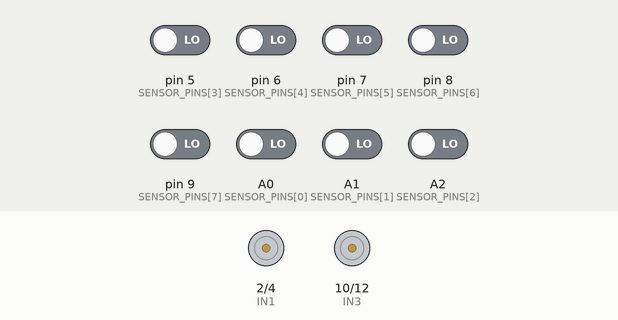
A sketch run on a simulated Arduino Uno, built with avr-gcc and run on an emulated ATmega328P. On the bench: motor-driver pin pairs drawn as motors (green arrow = first pin HIGH = forward, orange = second pin HIGH = backward, longer = more drive, scaled by the enable pin). Inputs (shaded band) come from the test bench; at power-on: A0 (SENSOR_PINS[0]), A1 (SENSOR_PINS[1]), A2 (SENSOR_PINS[2]), pin 5 (SENSOR_PINS[3]), pin 6 (SENSOR_PINS[4]), pin 7 (SENSOR_PINS[5]), pin 8 (SENSOR_PINS[6]), pin 9 (SENSOR_PINS[7]) LOW.

Above: at 3.2 s.
3.3 s: pin 9 (SENSOR_PINS[7]) driven HIGH
At 4.5 s:
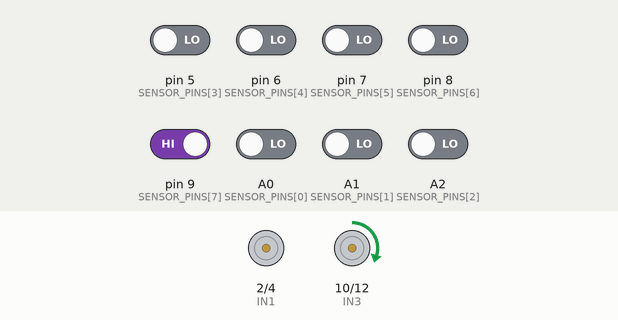
4.8 s: pin 5 (SENSOR_PINS[3]) driven HIGH
At 5.7 s:
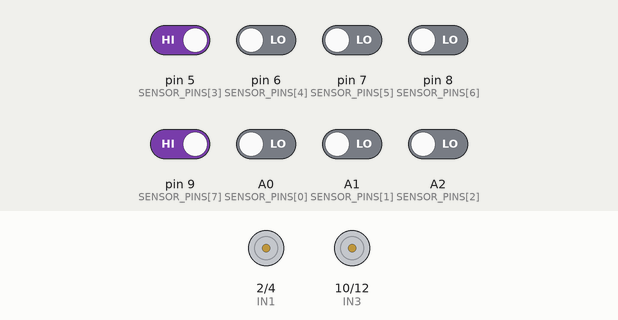
6.3 s: pin 5 (SENSOR_PINS[3]) driven LOW
At 6.9 s:
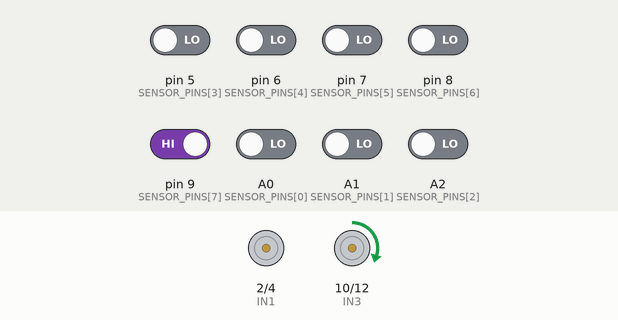
7.8 s: pin 6 (SENSOR_PINS[4]) driven HIGH
At 9.0 s:
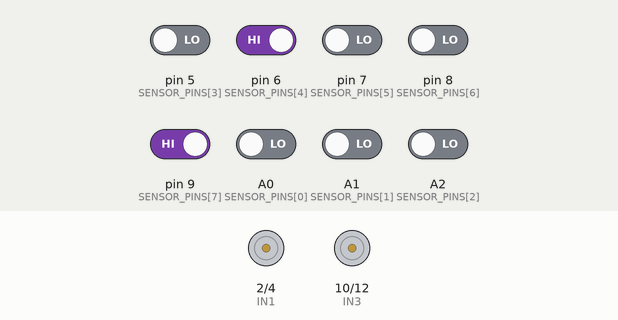
9.3 s: pin 5 (SENSOR_PINS[3]) driven HIGH and pin 9 (SENSOR_PINS[7]) driven LOW
At 10.4 s:
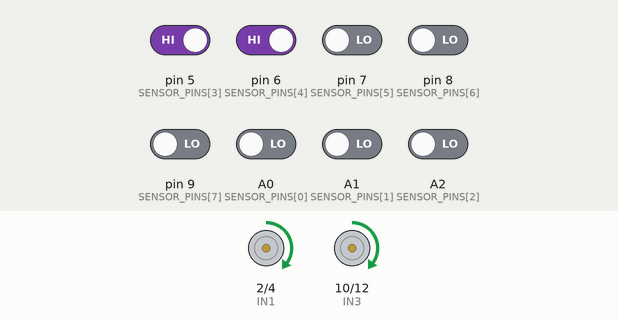
10.8 s: A2 (SENSOR_PINS[2]) driven HIGH
At 11.5 s:
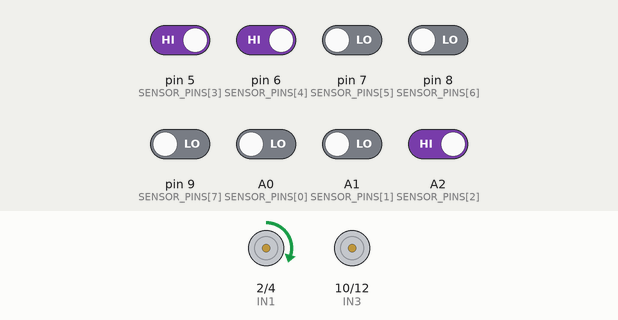
Timing chart, 0 to 13.3 s (numbered marks = the images above; inputs shaded):
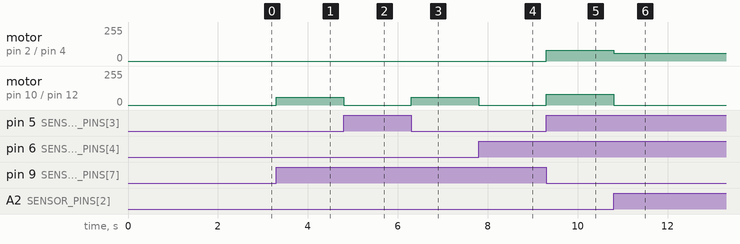

The sketch:

phase1_line_follower.ino
```cpp
/*
 * 8-Sensor Line Follower - Electronova 2026 (Team Error 404)
 * Board  : Arduino Uno (or compatible)
 * Driver : L298N dual H-bridge
 * Sensor : 8-channel IR array (digital outputs)
 * Logic  : black line = 1, white surface = 0
 */

// ---- Sensor pins (left -> right) ----
const int SENSOR_PINS[8] = {A0, A1, A2, 5, 6, 7, 8, 9};
int s[8];

// ---- L298N motor driver pins ----
const int ENA = 3;   // Left motor speed (PWM)
const int IN1 = 2;
const int IN2 = 4;
const int ENB = 11;  // Right motor speed (PWM)
const int IN3 = 10;
const int IN4 = 12;

// ---- Speeds (0-255) ----
const int SPEED_FORWARD = 80;
const int SPEED_TURN    = 60;

// Function prototypes (so the sketch also builds in PlatformIO / VS Code)
bool match(int a, int b, int c, int d, int e, int f, int g, int h);
void forward();
void right();
void left();
void motor_stop();

void setup() {
  for (int i = 0; i < 8; i++) pinMode(SENSOR_PINS[i], INPUT);
  pinMode(IN1, OUTPUT); pinMode(IN2, OUTPUT);
  pinMode(IN3, OUTPUT); pinMode(IN4, OUTPUT);
  Serial.begin(9600);
  delay(2000);  // time to place the robot on the track
}

void loop() {
  for (int i = 0; i < 8; i++) s[i] = digitalRead(SENSOR_PINS[i]);

  // Uncomment to calibrate / debug sensors from Serial Monitor
  // for (int i = 0; i < 8; i++) { Serial.print(s[i]); Serial.print(' '); }
  // Serial.println(); delay(200);

  // Pattern -> action (same patterns as the original hackathon code)
  if (match(0,0,0,1,1,0,0,0) || match(0,0,1,1,1,1,0,0) || match(0,1,1,1,1,1,1,0)) {
    forward();
  }
  else if (
    match(0,1,1,1,1,1,1,1) || match(0,0,1,1,1,1,1,1) || match(0,0,0,1,1,1,1,1) ||
    match(0,0,0,0,1,1,1,1) || match(0,0,0,0,0,1,1,1) || match(0,0,0,0,0,0,1,1) ||
    match(0,0,0,0,0,0,0,1) || match(0,0,0,0,0,1,1,0) || match(0,0,0,0,1,1,0,0) ||
    match(0,0,0,0,1,1,1,0) || match(0,0,0,1,1,1,0,0) || match(0,0,0,1,1,1,1,0) ||
    match(0,0,1,1,1,1,1,0)) {
    right();
  }
  else if (
    match(1,1,1,1,1,1,1,0) || match(1,1,1,1,1,1,0,0) || match(1,1,1,1,1,0,0,0) ||
    match(1,1,1,1,0,0,0,0) || match(1,1,1,0,0,0,0,0) || match(1,1,0,0,0,0,0,0) ||
    match(1,0,0,0,0,0,0,0) || match(0,1,1,0,0,0,0,0) || match(0,0,1,1,0,0,0,0) ||
    match(0,1,1,1,0,0,0,0) || match(0,0,1,1,1,0,0,0) || match(0,1,1,1,1,0,0,0) ||
    match(0,1,1,1,1,1,0,0)) {
    left();
  }
  else {
    motor_stop();
  }
}

// True if the 8 sensor readings equal the given pattern
bool match(int a, int b, int c, int d, int e, int f, int g, int h) {
  return s[0]==a && s[1]==b && s[2]==c && s[3]==d &&
         s[4]==e && s[5]==f && s[6]==g && s[7]==h;
}

void forward() {
  digitalWrite(IN1, HIGH); digitalWrite(IN2, LOW);  analogWrite(ENA, SPEED_FORWARD);
  digitalWrite(IN3, HIGH); digitalWrite(IN4, LOW);  analogWrite(ENB, SPEED_FORWARD);
}

void right() {  // left motor off, right motor on
  digitalWrite(IN1, LOW);  digitalWrite(IN2, LOW);  analogWrite(ENA, 0);
  digitalWrite(IN3, HIGH); digitalWrite(IN4, LOW);  analogWrite(ENB, SPEED_TURN);
}

void left() {   // right motor off, left motor on
  digitalWrite(IN1, HIGH); digitalWrite(IN2, LOW);  analogWrite(ENA, SPEED_TURN);
  digitalWrite(IN3, LOW);  digitalWrite(IN4, LOW);  analogWrite(ENB, 0);
}

void motor_stop() {
  digitalWrite(IN1, LOW); digitalWrite(IN2, LOW); analogWrite(ENA, 0);
  digitalWrite(IN3, LOW); digitalWrite(IN4, LOW); analogWrite(ENB, 0);
}
```

Measured:
- after the input at 3.3 s, motor on pin 10 (IN3) / pin 12 (IN4): stopped → forward 60/255 at once
- after the input at 4.8 s, motor on pin 10 (IN3) / pin 12 (IN4): forward 60/255 → stopped at once
- after the input at 6.3 s, motor on pin 10 (IN3) / pin 12 (IN4): stopped → forward 60/255 at once
- after the input at 7.8 s, motor on pin 10 (IN3) / pin 12 (IN4): forward 60/255 → stopped at once
- after the input at 9.3 s, motor on pin 2 (IN1) / pin 4 (IN2), motor on pin 10 (IN3) / pin 12 (IN4): stopped → forward 80/255 at once
- after the input at 10.8 s, motor on pin 2 (IN1) / pin 4 (IN2): forward 80/255 → forward 60/255 at once; motor on pin 10 (IN3) / pin 12 (IN4): forward 80/255 → stopped at once
